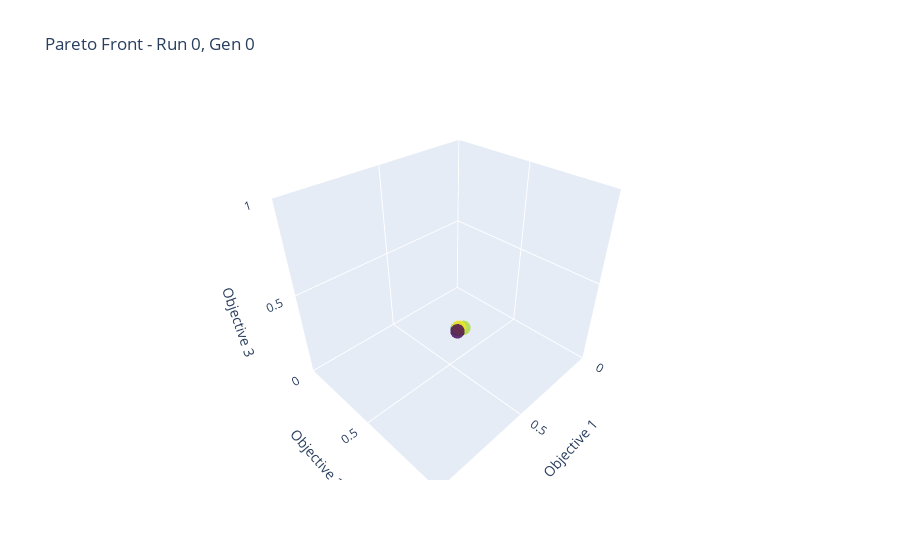
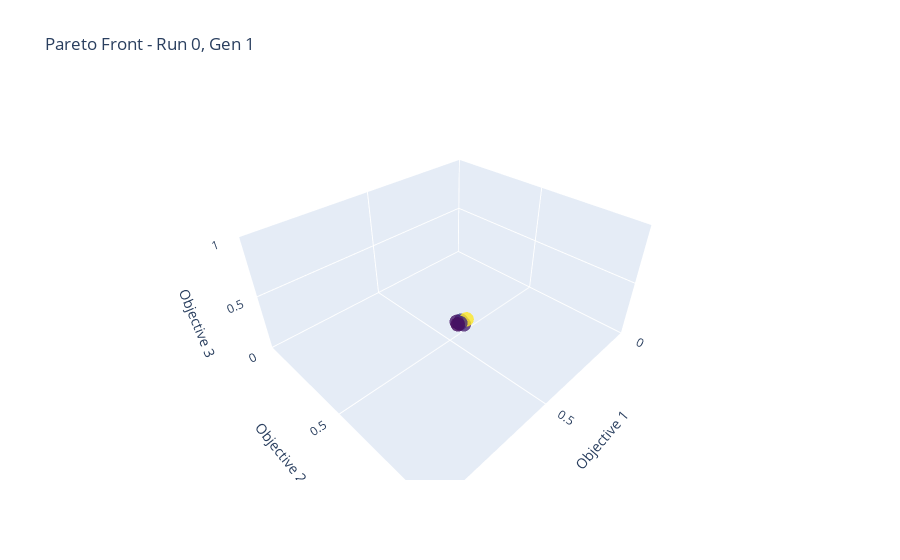
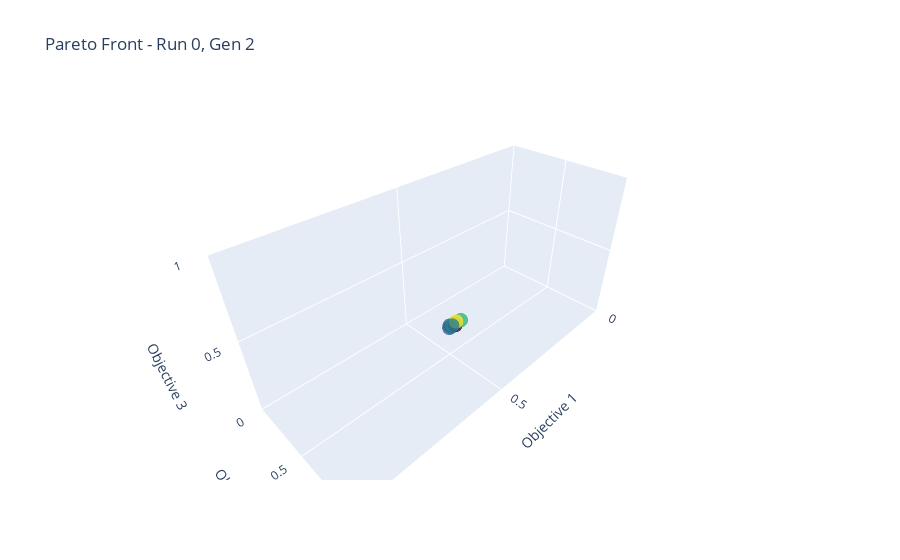
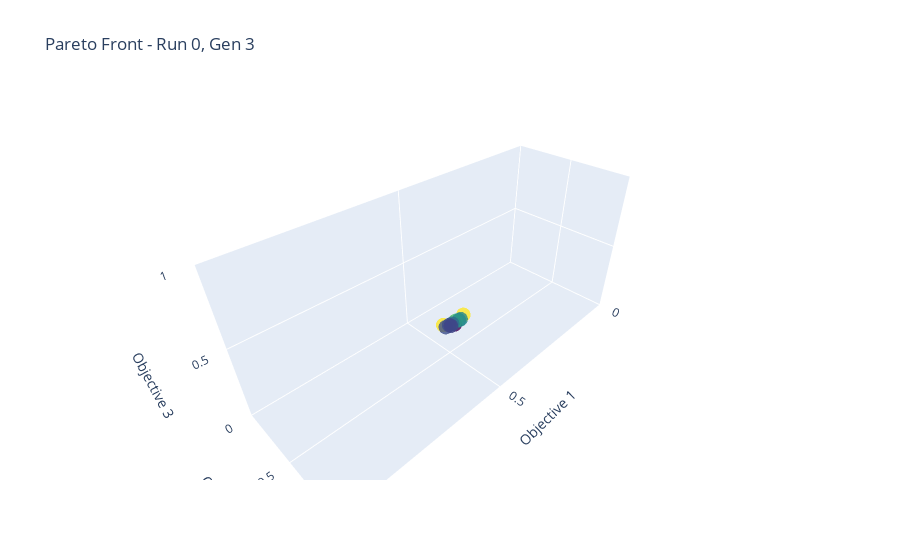

Notebook code cell kept with these figures, in order:
### Code cell
import plotly.graph_objects as go

# Choose a generation and run
gen_idx = 0
run_idx = 0

for run_idx in range(len(all_runs_fronts)):
    for gen_idx in range(len(all_runs_fronts[run_idx])):
        
        front = all_runs_fronts[run_idx][gen_idx]

        fig = go.Figure(data=[go.Scatter3d(
            x=front[:, 0],
            y=front[:, 1],
            z=front[:, 2],
            mode='markers',
            marker=dict(
                size=5,
                color=front[:, 2],  # Color by third objective
                colorscale='Viridis',
                opacity=0.8
            )
        )])

        fig.update_layout(
            title=f"Pareto Front - Run {run_idx}, Gen {gen_idx}",
            scene=dict(
                xaxis=dict(title="Objective 1", range=[0, 1]),
                yaxis=dict(title="Objective 2", range=[0, 1]),
                zaxis=dict(title="Objective 3", range=[0, 1])
            )
        )

        fig.show()

### Figure 1 — Plotly figure (JSON) as saved in the notebook; plotly's stock layout.template omitted (floating-point values rounded to 4 significant figures)
{"data": [{"marker": {"color": [0.325, 0.3215, 0.3275, 0.3075], "colorscale": [[0, "#440154"], [0.1111, "#482878"], [0.2222, "#3e4989"], [0.3333, "#31688e"], [0.4444, "#26828e"], [0.5556, "#1f9e89"], [0.6667, "#35b779"], [0.7778, "#6ece58"], [0.8889, "#b5de2b"], [1, "#fde725"]], "opacity": 0.8, "size": 5}, "mode": "markers", "type": "scatter3d", "x": [0.5066, 0.5252, 0.5223, 0.5289], "y": [0.6015, 0.582, 0.5855, 0.5847], "z": [0.325, 0.3215, 0.3275, 0.3075]}], "layout": {"scene": {"xaxis": {"range": [0, 1], "title": {"text": "Objective 1"}}, "yaxis": {"range": [0, 1], "title": {"text": "Objective 2"}}, "zaxis": {"range": [0, 1], "title": {"text": "Objective 3"}}}, "title": {"text": "Pareto Front - Run 0, Gen 0"}}}

### Figure 2 — Plotly figure (JSON) as saved in the notebook; plotly's stock layout.template omitted (floating-point values rounded to 4 significant figures)
{"data": [{"marker": {"color": [0.3075, 0.309, 0.311, 0.324, 0.3085, 0.3095, 0.308], "colorscale": [[0, "#440154"], [0.1111, "#482878"], [0.2222, "#3e4989"], [0.3333, "#31688e"], [0.4444, "#26828e"], [0.5556, "#1f9e89"], [0.6667, "#35b779"], [0.7778, "#6ece58"], [0.8889, "#b5de2b"], [1, "#fde725"]], "opacity": 0.8, "size": 5}, "mode": "markers", "type": "scatter3d", "x": [0.5289, 0.5231, 0.5163, 0.5023, 0.5302, 0.5272, 0.5375], "y": [0.5847, 0.6019, 0.5786, 0.5945, 0.5709, 0.5867, 0.5846], "z": [0.3075, 0.309, 0.311, 0.324, 0.3085, 0.3095, 0.308]}], "layout": {"scene": {"xaxis": {"range": [0, 1], "title": {"text": "Objective 1"}}, "yaxis": {"range": [0, 1], "title": {"text": "Objective 2"}}, "zaxis": {"range": [0, 1], "title": {"text": "Objective 3"}}}, "title": {"text": "Pareto Front - Run 0, Gen 1"}}}

### Figure 3 — Plotly figure (JSON) as saved in the notebook; plotly's stock layout.template omitted (floating-point values rounded to 4 significant figures)
{"data": [{"marker": {"color": [0.3075, 0.311, 0.3085, 0.308, 0.3015, 0.315, 0.322, 0.3105], "colorscale": [[0, "#440154"], [0.1111, "#482878"], [0.2222, "#3e4989"], [0.3333, "#31688e"], [0.4444, "#26828e"], [0.5556, "#1f9e89"], [0.6667, "#35b779"], [0.7778, "#6ece58"], [0.8889, "#b5de2b"], [1, "#fde725"]], "opacity": 0.8, "size": 5}, "mode": "markers", "type": "scatter3d", "x": [0.5289, 0.5163, 0.5302, 0.5375, 0.5149, 0.494, 0.5109, 0.5262], "y": [0.5847, 0.5786, 0.5709, 0.5846, 0.5865, 0.5883, 0.5835, 0.5833], "z": [0.3075, 0.311, 0.3085, 0.308, 0.3015, 0.315, 0.322, 0.3105]}], "layout": {"scene": {"xaxis": {"range": [0, 1], "title": {"text": "Objective 1"}}, "yaxis": {"range": [0, 1], "title": {"text": "Objective 2"}}, "zaxis": {"range": [0, 1], "title": {"text": "Objective 3"}}}, "title": {"text": "Pareto Front - Run 0, Gen 2"}}}

### Figure 4 — Plotly figure (JSON) as saved in the notebook; plotly's stock layout.template omitted (floating-point values rounded to 4 significant figures)
{"data": [{"marker": {"color": [0.3305, 0.3305, 0.315, 0.3015, 0.322, 0.3155, 0.3115, 0.3085, 0.3085, 0.3075], "colorscale": [[0, "#440154"], [0.1111, "#482878"], [0.2222, "#3e4989"], [0.3333, "#31688e"], [0.4444, "#26828e"], [0.5556, "#1f9e89"], [0.6667, "#35b779"], [0.7778, "#6ece58"], [0.8889, "#b5de2b"], [1, "#fde725"]], "opacity": 0.8, "size": 5}, "mode": "markers", "type": "scatter3d", "x": [0.549, 0.482, 0.494, 0.5149, 0.5109, 0.5005, 0.5219, 0.5423, 0.5302, 0.5289], "y": [0.5636, 0.5831, 0.5883, 0.5865, 0.5835, 0.588, 0.5784, 0.5706, 0.5709, 0.5847], "z": [0.3305, 0.3305, 0.315, 0.3015, 0.322, 0.3155, 0.3115, 0.3085, 0.3085, 0.3075]}], "layout": {"scene": {"xaxis": {"range": [0, 1], "title": {"text": "Objective 1"}}, "yaxis": {"range": [0, 1], "title": {"text": "Objective 2"}}, "zaxis": {"range": [0, 1], "title": {"text": "Objective 3"}}}, "title": {"text": "Pareto Front - Run 0, Gen 3"}}}
